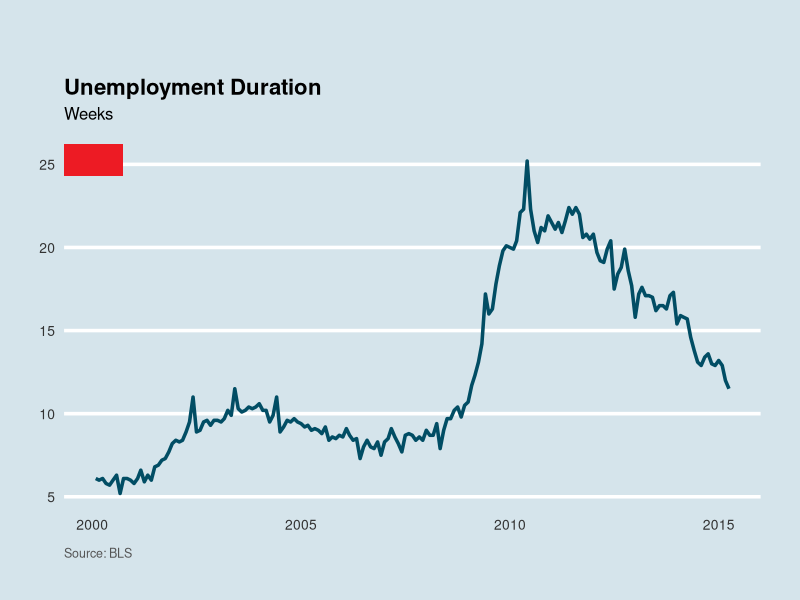
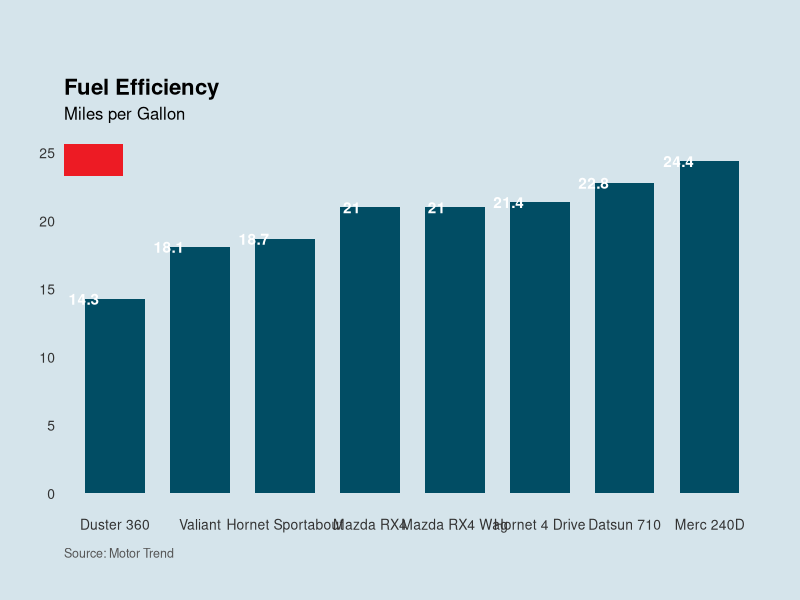
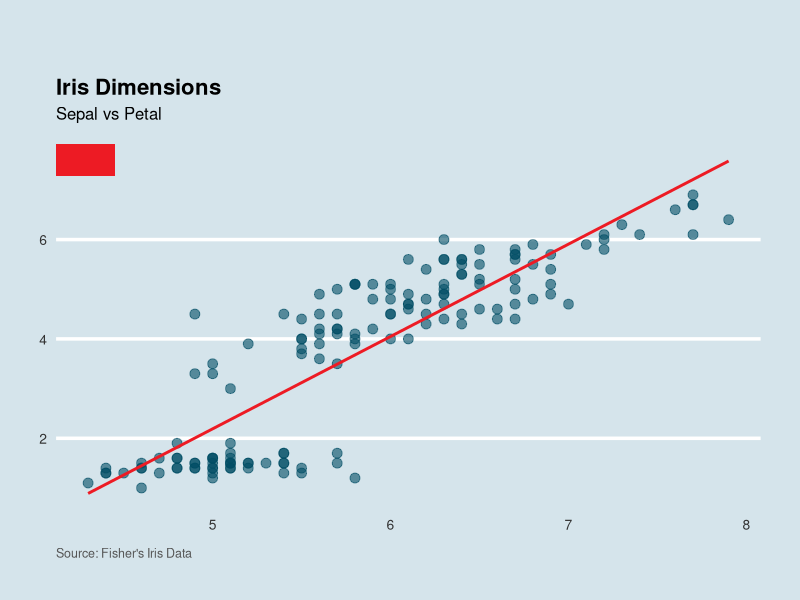

Write R code to recreate these figures, in order.
## ---- chunk 1
# 加载必要的包
# Load necessary packages
library(ggplot2)
library(dplyr)
library(grid)

# 定义 Economist 风格颜色
# Define Economist colors
econ_bg   <- "#d5e4eb"   # 背景蓝灰色 (Blue-gray background)
econ_grid <- "#ffffff"   # 白色网格 (White grid)
econ_red  <- "#ed1b24"   # 标志性红色 (Iconic Red)
econ_blue <- "#014d64"   # 深蓝色线条 (Dark blue lines)

# 自定义主题函数
# Custom Theme Function
theme_economist_manual <- function() {
  theme_minimal(base_size = 14) +
    theme(
      # 背景颜色 (Background color)
      plot.background  = element_rect(fill = econ_bg, color = NA),
      panel.background = element_rect(fill = econ_bg, color = NA),
      
      # 网格线：只保留水平白线 (Grid lines: horizontal white only)
      panel.grid.major.y = element_line(color = econ_grid, size = 1.2),
      panel.grid.major.x = element_blank(),
      panel.grid.minor = element_blank(),
      
      # 增加顶部边距，给红标留位置 (Add top margin for the red tag)
      plot.margin = margin(t = 2, r = 1, b = 1, l = 1, unit = "cm"),

      # 文字排版 (Typography)
      plot.title    = element_text(face = "bold", size = 16, hjust = 0, margin = margin(b = 5)),
      plot.subtitle = element_text(size = 12, hjust = 0, margin = margin(b = 15)),
      plot.caption  = element_text(size = 9, hjust = 0, color = "#555555", margin = margin(t = 10)),
      axis.title    = element_blank(),  # 隐藏轴标题 (Hide axis titles)
      axis.text     = element_text(color = "#333333", size = 10),
      
      # 图例 (Legend)
      legend.position = "top",
      legend.justification = "left",
      legend.background = element_blank(),
      legend.key = element_blank()
    )
}

# 黑科技：使用 annotation_custom 添加红标
# Advanced: Use annotation_custom to add the red tag
# 这会将红标作为图表的一部分，确保它不会丢失 (Ensures tag is part of the plot object)
add_economist_tag <- function() {
  annotation_custom(
    grob = rectGrob(gp = gpar(fill = econ_red, col = NA)), 
    xmin = -Inf, xmax = Inf,   # Stretch across x (controlled by grob width usually, but here we place it manually)
    ymin = Inf,  ymax = Inf    # Place at top
  )
}

# 更好的红标方法：直接在坐标系外绘制
# A robust function to add the tag
with_red_tag <- function(p) {
  # 使用 coord_cartesian(clip = "off") 允许在绘图区外绘制
  # Use clip = "off" to draw outside the panel
  p + 
    coord_cartesian(clip = "off") +
    theme(plot.margin = margin(t = 1.5, r = 0.5, b = 0.5, l = 0.5, "cm")) +
    annotation_custom(
      grob = rectGrob(gp = gpar(fill = econ_red, col = NA), width = unit(1.5, "cm"), height = unit(0.8, "cm"), hjust = 0, vjust = 1),
      xmin = -Inf, xmax = -Inf, # Anchor to top-left
      ymin = Inf, ymax = Inf
    )
}
## ---- chunk 2
# 1. 准备数据
# Prepare data
data(economics)
df_line <- economics %>% filter(date > "2000-01-01")

# 2. 基础绘图 + 红标
# Plot with Red Tag
p1 <- ggplot(df_line, aes(x = date, y = uempmed)) +
  geom_line(color = econ_blue, size = 1.2) +
  labs(
    title = "Unemployment Duration",
    subtitle = "Median duration of unemployment (weeks)",
    caption = "Source: US Bureau of Labor Statistics"
  ) +
  scale_y_continuous(position = "right") + # Y轴放在右侧模仿 Economist (Y-axis on right)
  theme_economist_manual() +
  # 关键步骤：关闭裁剪并添加红标 (Key step: Turn off clipping and add tag)
  coord_cartesian(clip = "off") +
  annotation_custom(
      grob = rectGrob(gp = gpar(fill = econ_red, col = NA)), 
      xmin = -Inf, xmax = -Inf, 
      ymin = Inf, ymax = Inf
  ) + 
  # 微调红标位置 (Fine tune tag position using plot specific coordinates if needed, 
  # or better: use a fixed annotation outside)
  theme(plot.title = element_text(margin = margin(t = 20))) # Push title down

# 这里我们使用一个更加通用的 "Grobs" 方法来确保位置绝对正确
# Using a simpler Geom for the tag to guarantee visibility
p1_final <- p1 + 
  annotation_custom(
    grob = rectGrob(width = unit(2, "cm"), height = unit(1, "cm"), gp = gpar(fill = econ_red, col = NA), hjust = 0, vjust = 0), 
    xmin = min(df_line$date),  # Place at min X
    xmax = min(df_line$date), 
    ymin = max(df_line$uempmed) + 2, # Place above max Y
    ymax = max(df_line$uempmed) + 2
  )

# 让我们尝试最稳健的方法：grid 覆盖 (Let's try the most robust method: Grid overlay)
# 并在最后明确打印 (And explicitly print)

p1_base <- ggplot(df_line, aes(x = date, y = uempmed)) +
  geom_line(color = econ_blue, size = 1.2) +
  labs(title = "Unemployment Duration", subtitle = "Weeks", caption = "Source: BLS") +
  theme_economist_manual()

# 强制输出 (Force output)
# 使用 annotation_custom (Use annotation_custom)
p1_final <- p1_base + 
    coord_cartesian(clip = "off") +
     annotation_custom(
      grob = rectGrob(width = unit(1.5, "cm"), height = unit(0.8, "cm"), 
                      gp = gpar(fill = econ_red, col = NA), 
                      hjust = 0, vjust = 1),
      xmin = -Inf, xmax = -Inf,
      ymin = Inf, ymax = Inf
    )

print(p1_final)
## ---- chunk 3
# 1. 准备数据
# Prepare data
df_bar <- mtcars %>%
  tibble::rownames_to_column("model") %>%
  head(8)

# 2. 绘图
# Plot
p2 <- ggplot(df_bar, aes(x = reorder(model, mpg), y = mpg)) +
  geom_col(fill = econ_blue, width = 0.7) +
  geom_text(aes(label = mpg), hjust = 1.5, color = "white", fontface = "bold") +
  coord_flip() +
  labs(
    title = "Fuel Efficiency",
    subtitle = "Miles per Gallon",
    caption = "Source: Motor Trend"
  ) +
  theme_economist_manual() +
  theme(panel.grid.major.y = element_blank())

# 3. Explicit Print with Embedded Tag
# 使用 annotation_custom 将红标嵌入图表中，确保 knitr 能正确捕捉
# Use annotation_custom to embed tag inside the plot object
p2_final <- p2 + 
  annotation_custom(
    grob = rectGrob(gp = gpar(fill = econ_red, col = NA)), 
    xmin = -Inf, xmax = Inf, 
    ymin = Inf, ymax = Inf
  ) +
  coord_flip(clip = "off") +
  theme(plot.margin = margin(t = 2.5, r = 1, b = 1, l = 1, "cm"))

# Adjust the tag position specifically for this plot if needed
# We use a fixed size logic for robustness
p2_final <- p2 + 
    coord_cartesian(clip = "off") +
     annotation_custom(
      grob = rectGrob(width = unit(1.5, "cm"), height = unit(0.8, "cm"), 
                      gp = gpar(fill = econ_red, col = NA), 
                      hjust = 0, vjust = 1),
      xmin = -Inf, xmax = -Inf,
      ymin = Inf, ymax = Inf
    )

print(p2_final)
## ---- chunk 4
p3 <- ggplot(iris, aes(x = Sepal.Length, y = Petal.Length)) +
  geom_point(color = econ_blue, alpha = 0.6, size = 3) +
  geom_smooth(method = "lm", color = econ_red, size = 1, se = FALSE) +
  labs(
    title = "Iris Dimensions",
    subtitle = "Sepal vs Petal",
    caption = "Source: Fisher's Iris Data"
  ) +
  theme_economist_manual()

# Explicit Print with Tag
p3_final <- p3 + 
    coord_cartesian(clip = "off") +
     annotation_custom(
      grob = rectGrob(width = unit(1.5, "cm"), height = unit(0.8, "cm"), 
                      gp = gpar(fill = econ_red, col = NA), 
                      hjust = 0, vjust = 1),
      xmin = -Inf, xmax = -Inf,
      ymin = Inf, ymax = Inf
    )

print(p3_final)
